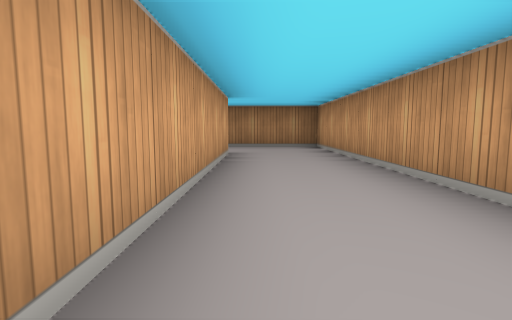
View 1 (above)

24 first-person views from a walk through a cub3D level. The camera is about half as high as the walls, tilts 6° down and sees 80° across. The floor is counted in squares. Each view is taken from the middle of a square. On the plan, view 1 faces up. The plan holds only what a view shows up to about 9 squares ahead; the rest is blank.

View 2
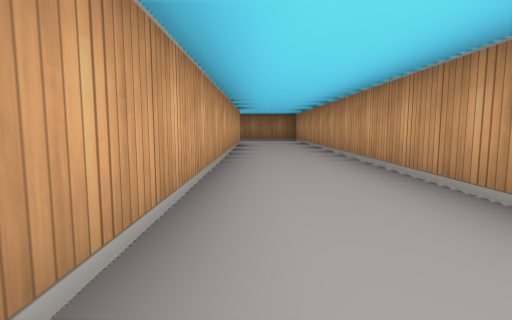

View 3
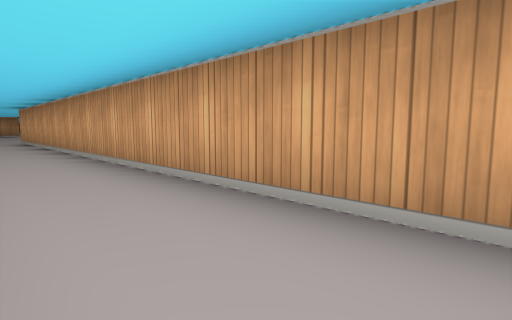

View 4
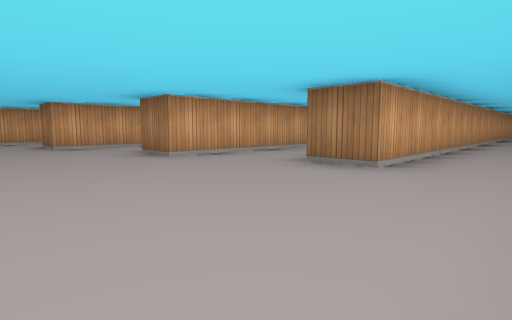

View 5
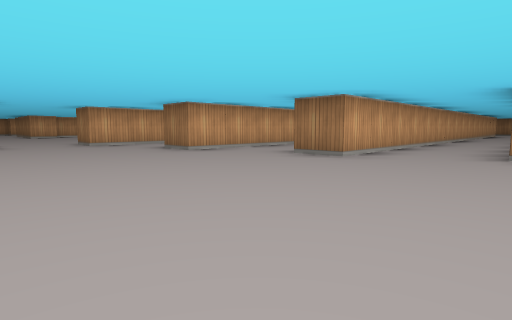

View 6
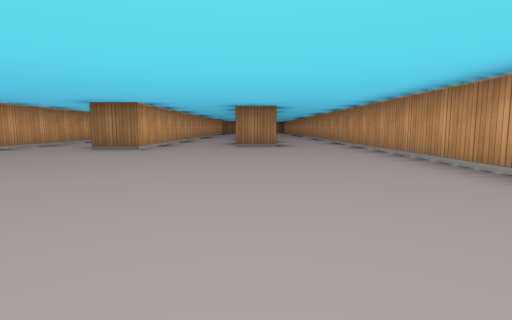

View 7
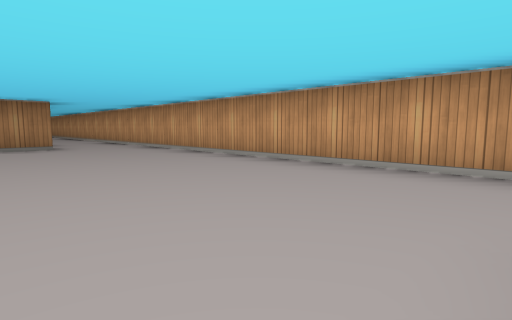

View 8
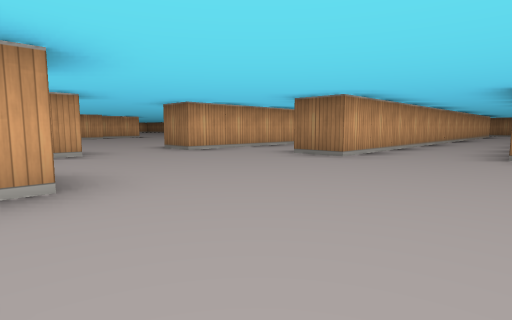

View 9
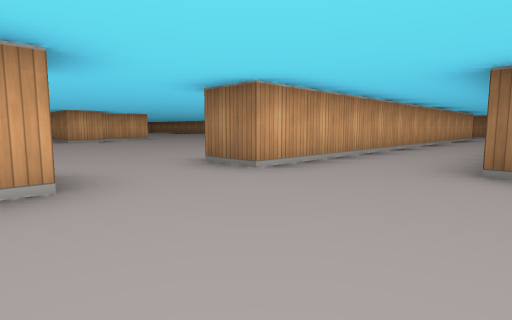

View 10
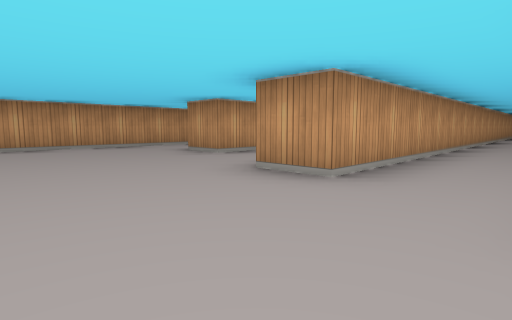

View 11
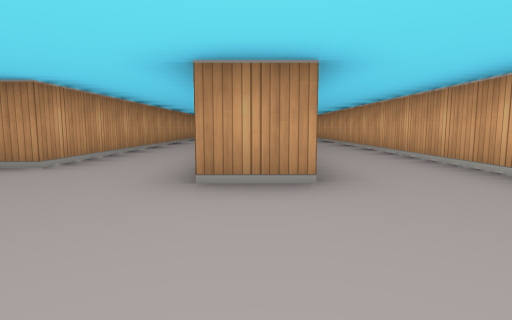

View 12
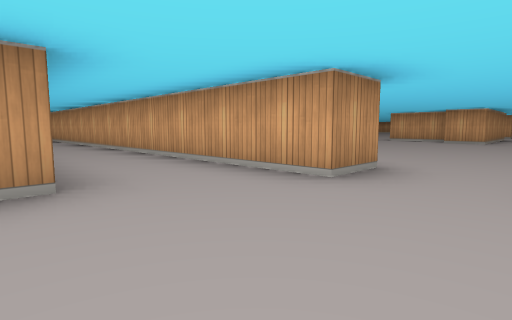

View 13
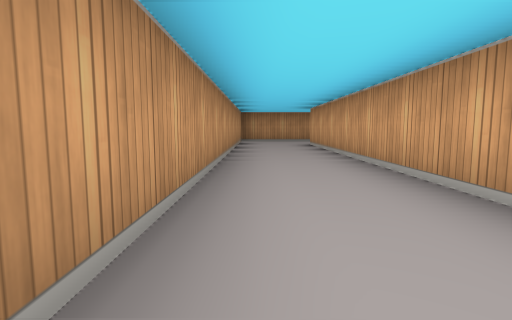

View 14
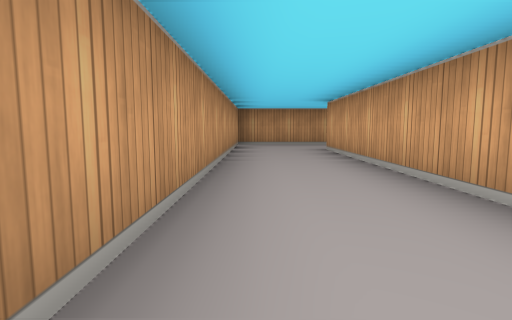

View 15
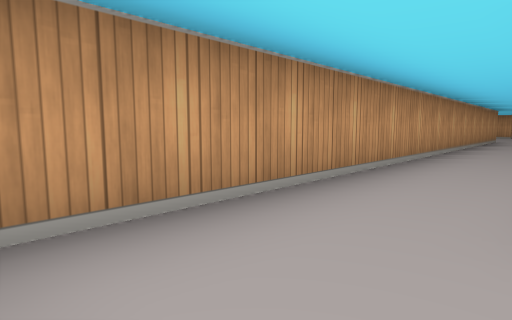

View 16
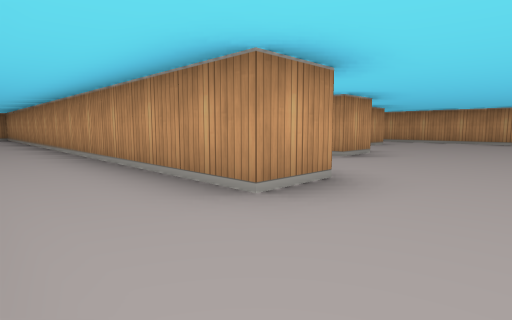

View 17
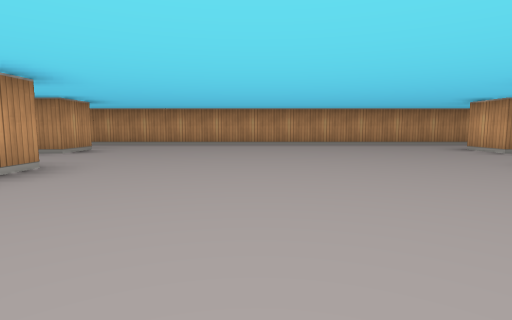

View 18
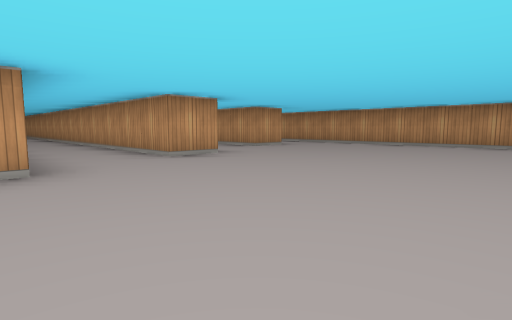

View 19
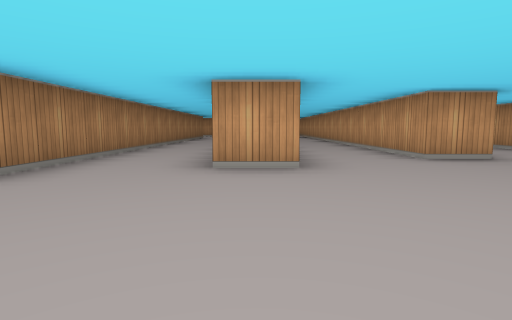

View 20
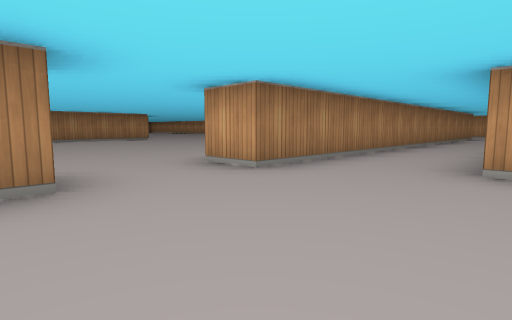

View 21
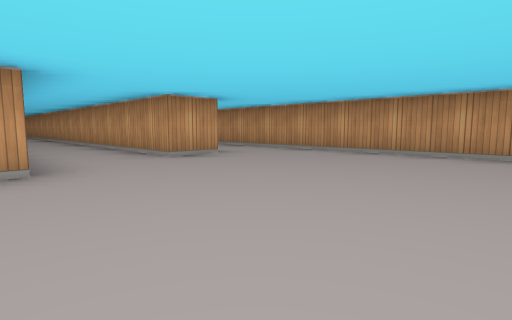

View 22
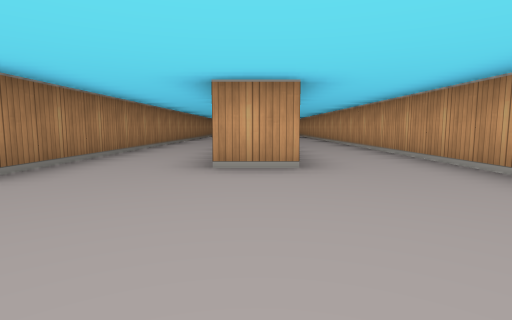

View 23
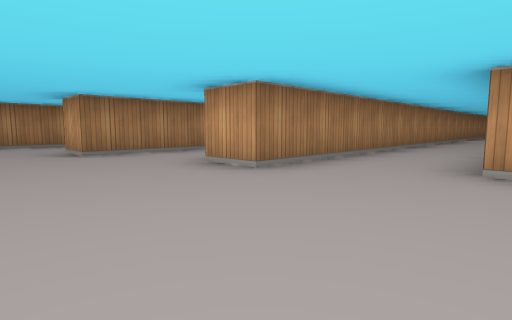

View 24
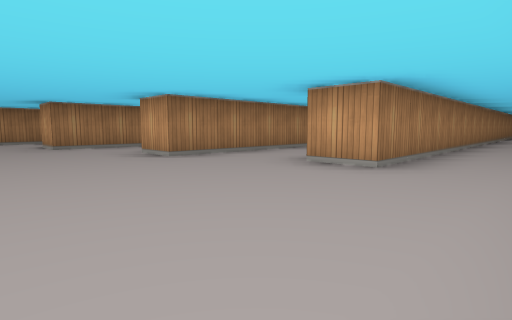

### Floor plan
Points are (right, up) in squares from view 1. A wall is a line through its corners. A room is listed if a view was taken in it or the views show most of it. See-through windows are left out.
Room 1 (views 1, 2, 3, 4, 5, 6, 7, 8, 9, 10, 11, 12)
walls: (-3.5, -7.6) (-3.5, -13.5) (-4.5, -13.5); (-6.5, -8.6) (-6.5, -14.5) (-7.5, -14.5); (-9.5, -7.6) (-9.5, -15.5); (1.5, -2.2) (1.5, 5.5); (-4.5, -19.5) (-3.5, -19.5); (-7.6, -18.5) (-6.5, -18.5); (-1.5, -20.5) (-0.5, -20.5); (1.5, -20.4) (1.5, -10.6); (-0.5, 5.5) (-0.5, -12.5) (-1.5, -12.5)
ways out: opening at (-4, -19.9) to room 2; opening at (-10, -16.5); opening at (-4, 1.5)
Room 2 (views 13, 14, 15, 16, 17, 18, 19, 20, 21, 22, 23, 24)
walls: (-11.6, -35.5) (-19.5, -35.5) (-19.5, -34.5) (-13.6, -34.5); (-13.6, -29.5) (-21.5, -29.5); (-10.6, -38.5) (-18.5, -38.5) (-18.5, -37.5) (-12.6, -37.5); (-4.5, -28.4) (-4.5, -19.5); (-18, -32.5) (-20.5, -32.5) (-20.5, -31.5) (-7.5, -31.5) (-7.5, -21.5); (-1.5, -21.5) (-1.5, -20.5); (-6.5, -18.5) (-6.5, -18.9); (-9.5, -17.5) (-9.5, -29.5); (1.5, -21.9) (1.5, -20.4); (-26.5, -37.5) (-26.5, -38.5); (-25.5, -40.5) (-12.9, -40.5)
ways out: opening at (-4, -19.9) to room 1; opening at (-25.4, -35); opening at (-22.5, -29)

Where each view was taken, in squares from view 1:
view 1: 0 up, 0 right, facing up
view 2: 4 down, 0 right, facing up
view 3: 1 down, 1 right, facing down-left
view 4: 16 down, 1 right, facing up-left
view 5: 18 down, 1 left, facing up-left
view 6: 20 down, 1 left, facing up
view 7: 20 down, 2 left, facing up-right
view 8: 19 down, 4 left, facing up-left
view 9: 18 down, 7 left, facing up-left
view 10: 17 down, 6 left, facing down-right
view 11: 16 down, 7 left, facing down
view 12: 16 down, 7 left, facing down-left
view 13: 21 down, 8 left, facing down
view 14: 23 down, 8 left, facing down
view 15: 30 down, 8 left, facing down-left
view 16: 30 down, 22 left, facing down-right
view 17: 32 down, 22 left, facing down
view 18: 32 down, 24 left, facing down-right
view 19: 32 down, 24 left, facing right
view 20: 32 down, 24 left, facing up-right
view 21: 35 down, 23 left, facing down-right
view 22: 38 down, 22 left, facing right
view 23: 38 down, 22 left, facing up-right
view 24: 40 down, 22 left, facing up-right
